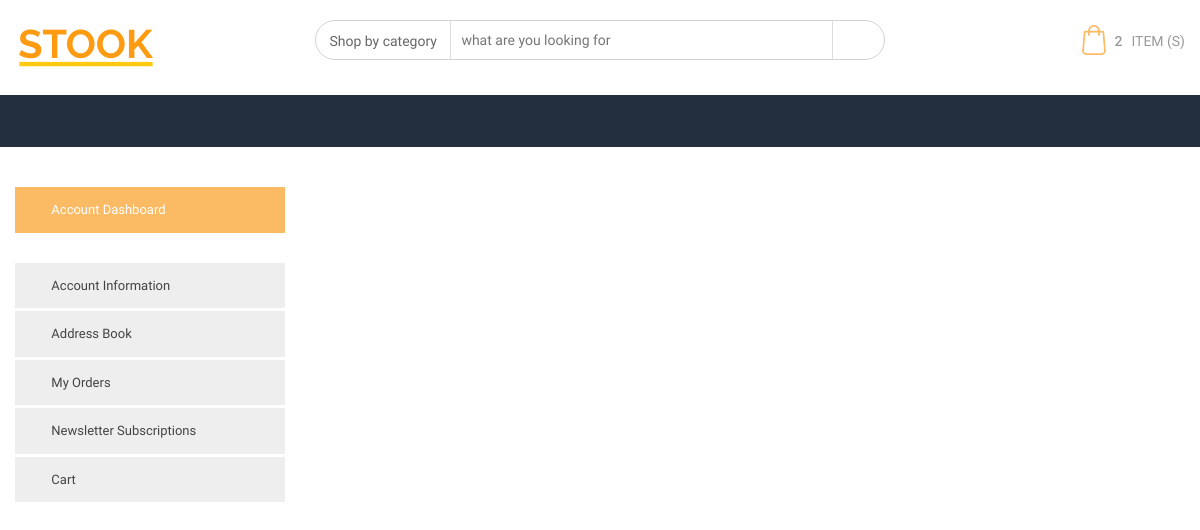
Before: /account_wishlist/ (signed in) with the older database file.
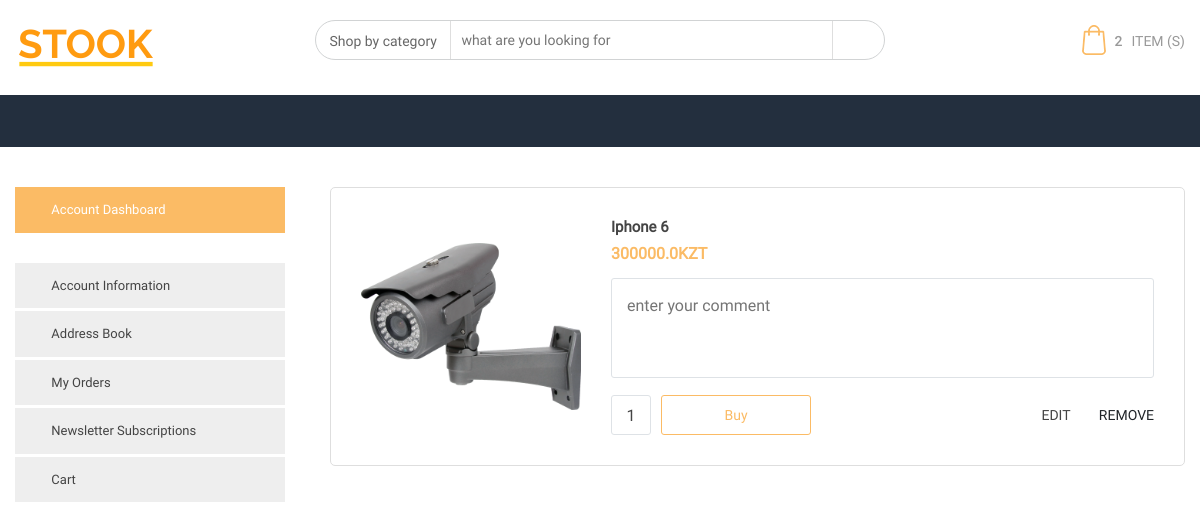
After: the same page with the newer database file.
### cart/models.py (models this page shows)
class CartItem(models.Model):
    user = models.ForeignKey(User, on_delete=models.CASCADE)
    product = models.ForeignKey(Product, on_delete=models.CASCADE)
    quantity = models.IntegerField(blank=True, null=True)
    price = models.FloatField(blank=True, null=True)
    total = models.FloatField(blank=True, null=True)
    name = models.CharField(max_length=50,blank=True, null=True)

### users/views.py (the view)
# urls.py: path('account_wishlist/',account_wishlist,name='account_wishlsit'),
def account_wishlist(request):
    cart = CartItem.objects.filter(user_id =  request.user.pk) #1,2
    total = 0
    for i in cart:
        total += i.total
    context = {
        "cart":cart,
        "total":total,
        "items": len(cart)
    }
    if request.POST.get('buy'):
        return HttpResponse(request.POST.get('buy'))
    return render(request, "users/account-wishlist.html",context=context)

### users/templates/users/account-wishlist.html (shortened to what the changed rows need)
{%load static%}
<!doctype html>
<html lang="en">
<head>
    <link rel="stylesheet" href="{% static 'users/css/bootstrap.min.css'%}">
    <link rel="stylesheet" href="{% static 'users/css/icofont.min.css'%}">
    <link rel="stylesheet" href="{% static 'users/css/owl.carousel.min.css'%}">
    <link rel="stylesheet" href="{% static 'users/css/jquery-ui.min.css'%}">
    <link rel="stylesheet" href="{% static 'users/css/style.css'%}">
</head>
<body>
    <div class="internal-main-content">
        <div class="container">
            <div class="row">
                <div class="col-12 col-md-8 col-lg-9">
                    <div class="profile-content wishlist-content">
                        {% for  i in cart %}
                        <div class="whislist-product">
                            <div class="img-box">
                                <a href="product.html"> <img src="images/st-3.png" class="img-fluid"> </a>
                            </div>
                            <div class="data">
                                <a href="product.html"> <h3> {{i.name}} </h3> </a>
                                <h5> {{i.total}}KZT</h5>
                                <form id="myForm" method="POST">
                                    <textarea placeholder="enter your comment"></textarea>
                                    <div class="footer">
                                        <div class="cart-mount">
                                            <input type="text" class="item-number" class="form-control" value="1">
                                            <a id="sub"  class="btn btn-empty" href="javascript:void(0);" onclick="document.getElementById('myForm').submit();">Buy</a>
                                        </div>
                                        <div class="actions">
                                            <a href="#" class="action-link"> <i class="icofont-edit"></i> EDIT </a>
                                            <a class="action-link delete-whish-item"> <i class="icofont-ui-delete"></i> REMOVE </a>
                                        </div>
                                    </div>
                                </form>
                            </div>
                        </div>
                        {% endfor %}
                    </div>
                </div>
            </div>
        </div>
    </div>
</body>
</html>

Changed rows visible on the page:
added CartItem: name "Iphone 6", total "300000.0"
